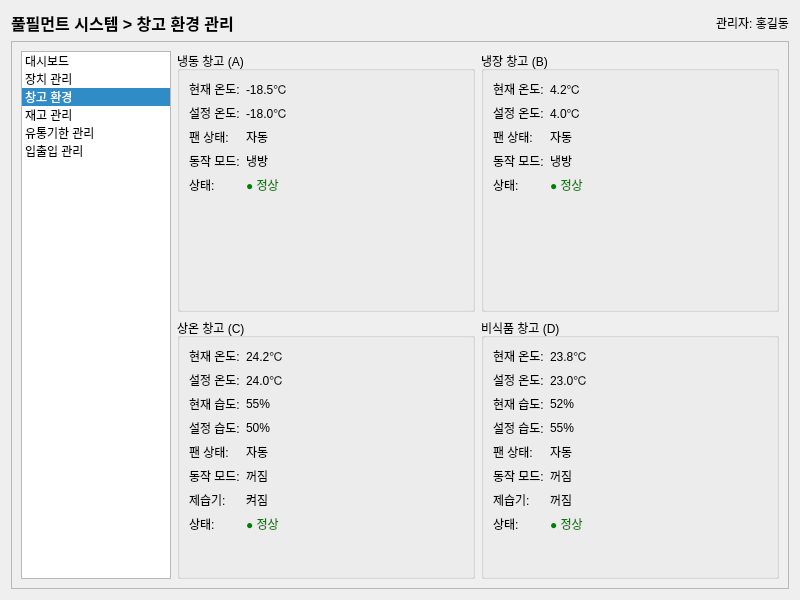
<?xml version="1.0" encoding="UTF-8"?>
<ui version="4.0">
 <class>WarehouseEnvironment</class>
 <widget class="QWidget" name="WarehouseEnvironment">
  <property name="geometry">
   <rect>
    <x>0</x>
    <y>0</y>
    <width>800</width>
    <height>600</height>
   </rect>
  </property>
  <property name="windowTitle">
   <string>풀필먼트 시스템 - 창고 환경 관리</string>
  </property>
  <layout class="QVBoxLayout" name="verticalLayout">
   <item>
    <layout class="QHBoxLayout" name="headerLayout">
     <item>
      <widget class="QLabel" name="titleLabel">
       <property name="font">
        <font>
         <pointsize>12</pointsize>
         <bold>true</bold>
        </font>
       </property>
       <property name="text">
        <string>풀필먼트 시스템 > 창고 환경 관리</string>
       </property>
      </widget>
     </item>
     <item>
      <spacer name="horizontalSpacer">
       <property name="orientation">
        <enum>Qt::Horizontal</enum>
       </property>
       <property name="sizeHint" stdset="0">
        <size>
         <width>40</width>
         <height>20</height>
        </size>
       </property>
      </spacer>
     </item>
     <item>
      <widget class="QLabel" name="adminLabel">
       <property name="text">
        <string>관리자: 홍길동</string>
       </property>
      </widget>
     </item>
    </layout>
   </item>
   <item>
    <widget class="QFrame" name="mainFrame">
     <property name="frameShape">
      <enum>QFrame::StyledPanel</enum>
     </property>
     <property name="frameShadow">
      <enum>QFrame::Raised</enum>
     </property>
     <layout class="QHBoxLayout" name="horizontalLayout">
      <item>
       <widget class="QListWidget" name="menuList">
        <property name="maximumSize">
         <size>
          <width>150</width>
          <height>16777215</height>
         </size>
        </property>
        <property name="currentRow">
         <number>2</number>
        </property>
        <item>
         <property name="text">
          <string>대시보드</string>
         </property>
        </item>
        <item>
         <property name="text">
          <string>장치 관리</string>
         </property>
        </item>
        <item>
         <property name="text">
          <string>창고 환경</string>
         </property>
        </item>
        <item>
         <property name="text">
          <string>재고 관리</string>
         </property>
        </item>
        <item>
         <property name="text">
          <string>유통기한 관리</string>
         </property>
        </item>
        <item>
         <property name="text">
          <string>입출입 관리</string>
         </property>
        </item>
       </widget>
      </item>
      <item>
       <layout class="QVBoxLayout" name="contentLayout">
        <item>
         <layout class="QGridLayout" name="warehouseGrid">
          <item row="0" column="0">
           <widget class="QGroupBox" name="warehouseA">
            <property name="title">
             <string>냉동 창고 (A)</string>
            </property>
            <layout class="QVBoxLayout" name="verticalLayout_2">
             <item>
              <layout class="QFormLayout" name="formLayout">
               <item row="0" column="0">
                <widget class="QLabel" name="currentTempLabelA">
                 <property name="text">
                  <string>현재 온도:</string>
                 </property>
                </widget>
               </item>
               <item row="0" column="1">
                <widget class="QLabel" name="currentTempValueA">
                 <property name="text">
                  <string>-18.5℃</string>
                 </property>
                </widget>
               </item>
               <item row="1" column="0">
                <widget class="QLabel" name="setTempLabelA">
                 <property name="text">
                  <string>설정 온도:</string>
                 </property>
                </widget>
               </item>
               <item row="1" column="1">
                <widget class="QLabel" name="setTempValueA">
                 <property name="text">
                  <string>-18.0℃</string>
                 </property>
                </widget>
               </item>
               <item row="2" column="0">
                <widget class="QLabel" name="fanStatusLabelA">
                 <property name="text">
                  <string>팬 상태:</string>
                 </property>
                </widget>
               </item>
               <item row="2" column="1">
                <widget class="QLabel" name="fanStatusValueA">
                 <property name="text">
                  <string>자동</string>
                 </property>
                </widget>
               </item>
               <item row="3" column="0">
                <widget class="QLabel" name="operationModeLabelA">
                 <property name="text">
                  <string>동작 모드:</string>
                 </property>
                </widget>
               </item>
               <item row="3" column="1">
                <widget class="QLabel" name="operationModeValueA">
                 <property name="text">
                  <string>냉방</string>
                 </property>
                </widget>
               </item>
               <item row="4" column="0">
                <widget class="QLabel" name="statusLabelA">
                 <property name="text">
                  <string>상태:</string>
                 </property>
                </widget>
               </item>
               <item row="4" column="1">
                <widget class="QLabel" name="statusValueA">
                 <property name="styleSheet">
                  <string notr="true">color: green;</string>
                 </property>
                 <property name="text">
                  <string>● 정상</string>
                 </property>
                </widget>
               </item>
              </layout>
             </item>
            </layout>
           </widget>
          </item>
          <item row="0" column="1">
           <widget class="QGroupBox" name="warehouseB">
            <property name="title">
             <string>냉장 창고 (B)</string>
            </property>
            <layout class="QVBoxLayout" name="verticalLayout_3">
             <item>
              <layout class="QFormLayout" name="formLayout_2">
               <item row="0" column="0">
                <widget class="QLabel" name="currentTempLabelB">
                 <property name="text">
                  <string>현재 온도:</string>
                 </property>
                </widget>
               </item>
               <item row="0" column="1">
                <widget class="QLabel" name="currentTempValueB">
                 <property name="text">
                  <string>4.2℃</string>
                 </property>
                </widget>
               </item>
               <item row="1" column="0">
                <widget class="QLabel" name="setTempLabelB">
                 <property name="text">
                  <string>설정 온도:</string>
                 </property>
                </widget>
               </item>
               <item row="1" column="1">
                <widget class="QLabel" name="setTempValueB">
                 <property name="text">
                  <string>4.0℃</string>
                 </property>
                </widget>
               </item>
               <item row="2" column="0">
                <widget class="QLabel" name="fanStatusLabelB">
                 <property name="text">
                  <string>팬 상태:</string>
                 </property>
                </widget>
               </item>
               <item row="2" column="1">
                <widget class="QLabel" name="fanStatusValueB">
                 <property name="text">
                  <string>자동</string>
                 </property>
                </widget>
               </item>
               <item row="3" column="0">
                <widget class="QLabel" name="operationModeLabelB">
                 <property name="text">
                  <string>동작 모드:</string>
                 </property>
                </widget>
               </item>
               <item row="3" column="1">
                <widget class="QLabel" name="operationModeValueB">
                 <property name="text">
                  <string>냉방</string>
                 </property>
                </widget>
               </item>
               <item row="4" column="0">
                <widget class="QLabel" name="statusLabelB">
                 <property name="text">
                  <string>상태:</string>
                 </property>
                </widget>
               </item>
               <item row="4" column="1">
                <widget class="QLabel" name="statusValueB">
                 <property name="styleSheet">
                  <string notr="true">color: green;</string>
                 </property>
                 <property name="text">
                  <string>● 정상</string>
                 </property>
                </widget>
               </item>
              </layout>
             </item>
            </layout>
           </widget>
          </item>
          <item row="1" column="0">
           <widget class="QGroupBox" name="warehouseC">
            <property name="title">
             <string>상온 창고 (C)</string>
            </property>
            <layout class="QVBoxLayout" name="verticalLayout_4">
             <item>
              <layout class="QFormLayout" name="formLayout_3">
               <item row="0" column="0">
                <widget class="QLabel" name="currentTempLabelC">
                 <property name="text">
                  <string>현재 온도:</string>
                 </property>
                </widget>
               </item>
               <item row="0" column="1">
                <widget class="QLabel" name="currentTempValueC">
                 <property name="text">
                  <string>24.2℃</string>
                 </property>
                </widget>
               </item>
               <item row="1" column="0">
                <widget class="QLabel" name="setTempLabelC">
                 <property name="text">
                  <string>설정 온도:</string>
                 </property>
                </widget>
               </item>
               <item row="1" column="1">
                <widget class="QLabel" name="setTempValueC">
                 <property name="text">
                  <string>24.0℃</string>
                 </property>
                </widget>
               </item>
               <item row="2" column="0">
                <widget class="QLabel" name="currentHumidLabelC">
                 <property name="text">
                  <string>현재 습도:</string>
                 </property>
                </widget>
               </item>
               <item row="2" column="1">
                <widget class="QLabel" name="currentHumidValueC">
                 <property name="text">
                  <string>55%</string>
                 </property>
                </widget>
               </item>
               <item row="3" column="0">
                <widget class="QLabel" name="setHumidLabelC">
                 <property name="text">
                  <string>설정 습도:</string>
                 </property>
                </widget>
               </item>
               <item row="3" column="1">
                <widget class="QLabel" name="setHumidValueC">
                 <property name="text">
                  <string>50%</string>
                 </property>
                </widget>
               </item>
               <item row="4" column="0">
                <widget class="QLabel" name="fanStatusLabelC">
                 <property name="text">
                  <string>팬 상태:</string>
                 </property>
                </widget>
               </item>
               <item row="4" column="1">
                <widget class="QLabel" name="fanStatusValueC">
                 <property name="text">
                  <string>자동</string>
                 </property>
                </widget>
               </item>
               <item row="5" column="0">
                <widget class="QLabel" name="operationModeLabelC">
                 <property name="text">
                  <string>동작 모드:</string>
                 </property>
                </widget>
               </item>
               <item row="5" column="1">
                <widget class="QLabel" name="operationModeValueC">
                 <property name="text">
                  <string>꺼짐</string>
                 </property>
                </widget>
               </item>
               <item row="6" column="0">
                <widget class="QLabel" name="dehumidLabelC">
                 <property name="text">
                  <string>제습기:</string>
                 </property>
                </widget>
               </item>
               <item row="6" column="1">
                <widget class="QLabel" name="dehumidValueC">
                 <property name="text">
                  <string>켜짐</string>
                 </property>
                </widget>
               </item>
               <item row="7" column="0">
                <widget class="QLabel" name="statusLabelC">
                 <property name="text">
                  <string>상태:</string>
                 </property>
                </widget>
               </item>
               <item row="7" column="1">
                <widget class="QLabel" name="statusValueC">
                 <property name="styleSheet">
                  <string notr="true">color: green;</string>
                 </property>
                 <property name="text">
                  <string>● 정상</string>
                 </property>
                </widget>
               </item>
              </layout>
             </item>
            </layout>
           </widget>
          </item>
          <item row="1" column="1">
           <widget class="QGroupBox" name="warehouseD">
            <property name="title">
             <string>비식품 창고 (D)</string>
            </property>
            <layout class="QVBoxLayout" name="verticalLayout_5">
             <item>
              <layout class="QFormLayout" name="formLayout_4">
               <item row="0" column="0">
                <widget class="QLabel" name="currentTempLabelD">
                 <property name="text">
                  <string>현재 온도:</string>
                 </property>
                </widget>
               </item>
               <item row="0" column="1">
                <widget class="QLabel" name="currentTempValueD">
                 <property name="text">
                  <string>23.8℃</string>
                 </property>
                </widget>
               </item>
               <item row="1" column="0">
                <widget class="QLabel" name="setTempLabelD">
                 <property name="text">
                  <string>설정 온도:</string>
                 </property>
                </widget>
               </item>
               <item row="1" column="1">
                <widget class="QLabel" name="setTempValueD">
                 <property name="text">
                  <string>23.0℃</string>
                 </property>
                </widget>
               </item>
               <item row="2" column="0">
                <widget class="QLabel" name="currentHumidLabelD">
                 <property name="text">
                  <string>현재 습도:</string>
                 </property>
                </widget>
               </item>
               <item row="2" column="1">
                <widget class="QLabel" name="currentHumidValueD">
                 <property name="text">
                  <string>52%</string>
                 </property>
                </widget>
               </item>
               <item row="3" column="0">
                <widget class="QLabel" name="setHumidLabelD">
                 <property name="text">
                  <string>설정 습도:</string>
                 </property>
                </widget>
               </item>
               <item row="3" column="1">
                <widget class="QLabel" name="setHumidValueD">
                 <property name="text">
                  <string>55%</string>
                 </property>
                </widget>
               </item>
               <item row="4" column="0">
                <widget class="QLabel" name="fanStatusLabelD">
                 <property name="text">
                  <string>팬 상태:</string>
                 </property>
                </widget>
               </item>
               <item row="4" column="1">
                <widget class="QLabel" name="fanStatusValueD">
                 <property name="text">
                  <string>자동</string>
                 </property>
                </widget>
               </item>
               <item row="5" column="0">
                <widget class="QLabel" name="operationModeLabelD">
                 <property name="text">
                  <string>동작 모드:</string>
                 </property>
                </widget>
               </item>
               <item row="5" column="1">
                <widget class="QLabel" name="operationModeValueD">
                 <property name="text">
                  <string>꺼짐</string>
                 </property>
                </widget>
               </item>
               <item row="6" column="0">
                <widget class="QLabel" name="dehumidLabelD">
                 <property name="text">
                  <string>제습기:</string>
                 </property>
                </widget>
               </item>
               <item row="6" column="1">
                <widget class="QLabel" name="dehumidValueD">
                 <property name="text">
                  <string>꺼짐</string>
                 </property>
                </widget>
               </item>
               <item row="7" column="0">
                <widget class="QLabel" name="statusLabelD">
                 <property name="text">
                  <string>상태:</string>
                 </property>
                </widget>
               </item>
               <item row="7" column="1">
                <widget class="QLabel" name="statusValueD">
                 <property name="styleSheet">
                  <string notr="true">color: green;</string>
                 </property>
                 <property name="text">
                  <string>● 정상</string>
                 </property>
                </widget>
               </item>
              </layout>
             </item>
            </layout>
           </widget>
          </item>
         </layout>
        </item>
       </layout>
      </item>
     </layout>
    </widget>
   </item>
  </layout>
 </widget>
 <resources/>
 <connections/>
</ui>
